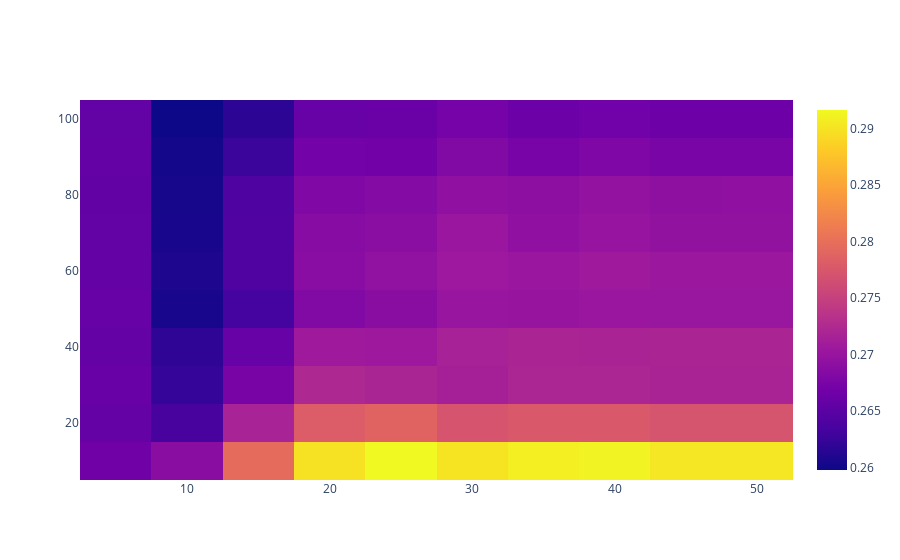

Here is the notebook cell this chart was saved with:
### Code cell
estimators = [10,20,30,40,50,60,70,80,90,100]
max_depth=[5,10,15,20,25,30,35,40,45,50]

scores = []
minimum_score=100;
best_estimator=0;
best_depth=0;
for n in estimators:
    new_score_line=[]
    for d in max_depth:
        RFregressor.set_params(n_estimators=n, max_depth=d)
        RFregressor.fit(X_train, y_train)
        y_pred=RFregressor.predict(X_test)
        mse=AccuracyMetrics(y_test, y_pred,0)
        if (mse<minimum_score):
            minimum_score=mse
            best_estimator=n
            best_depth=d
        new_score_line.append(mse)
    scores.append(new_score_line)

print(minimum_score)
print(best_estimator)
print(best_depth)

heaatmap_data = go.Heatmap(z=scores,
                   x=max_depth,
                   y=estimators)
heatmapm=[heaatmap_data]
py.iplot(heatmapm, filename='heatmap')

### Figure 1 — Plotly figure (JSON) as saved in the notebook; plotly's stock layout.template omitted (floating-point values rounded to 4 significant figures)
{"data": [{"type": "heatmap", "x": [5, 10, 15, 20, 25, 30, 35, 40, 45, 50], "y": [10, 20, 30, 40, 50, 60, 70, 80, 90, 100], "z": [[0.2666, 0.2689, 0.2797, 0.2899, 0.2917, 0.2901, 0.2909, 0.2912, 0.2903, 0.2903], [0.2658, 0.2635, 0.2717, 0.2781, 0.2788, 0.2772, 0.2777, 0.2777, 0.2772, 0.2772], [0.266, 0.2622, 0.2674, 0.2723, 0.2719, 0.2714, 0.2721, 0.272, 0.2718, 0.2718], [0.2658, 0.2619, 0.2659, 0.2706, 0.2705, 0.2716, 0.2719, 0.2718, 0.2719, 0.2719], [0.266, 0.2605, 0.2633, 0.2681, 0.2689, 0.2701, 0.27, 0.2702, 0.2702, 0.2702], [0.2659, 0.2609, 0.2642, 0.2688, 0.2695, 0.2705, 0.2703, 0.2706, 0.2703, 0.2704], [0.2657, 0.2605, 0.2642, 0.2686, 0.2689, 0.2702, 0.2694, 0.2699, 0.2696, 0.2696], [0.2656, 0.2604, 0.264, 0.2681, 0.2684, 0.2694, 0.2691, 0.2696, 0.2692, 0.2693], [0.2657, 0.2602, 0.2626, 0.267, 0.2669, 0.2682, 0.2674, 0.2679, 0.2675, 0.2675], [0.2657, 0.2598, 0.2618, 0.266, 0.2663, 0.2672, 0.2663, 0.2668, 0.2664, 0.2665]]}], "layout": {}}
